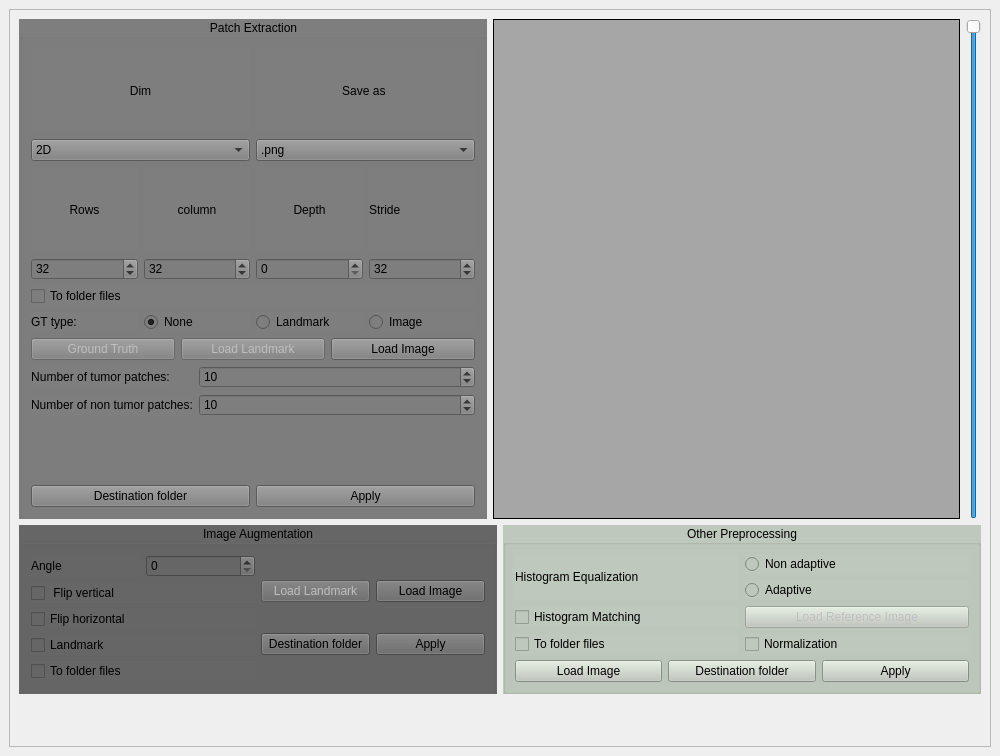
<?xml version="1.0" encoding="UTF-8"?>
<ui version="4.0">
 <class>MainWindow</class>
 <widget class="QMainWindow" name="MainWindow">
  <property name="geometry">
   <rect>
    <x>0</x>
    <y>0</y>
    <width>1000</width>
    <height>756</height>
   </rect>
  </property>
  <property name="windowTitle">
   <string>MainWindow</string>
  </property>
  <property name="tabShape">
   <enum>QTabWidget::Triangular</enum>
  </property>
  <widget class="QWidget" name="centralwidget">
   <layout class="QHBoxLayout" name="horizontalLayout_7">
    <item>
     <widget class="QFrame" name="PatchExtractionFrame">
      <property name="frameShape">
       <enum>QFrame::StyledPanel</enum>
      </property>
      <property name="frameShadow">
       <enum>QFrame::Raised</enum>
      </property>
      <layout class="QVBoxLayout" name="verticalLayout_15">
       <item>
        <layout class="QHBoxLayout" name="horizontalLayout_13">
         <item>
          <widget class="QGroupBox" name="groupBox">
           <property name="styleSheet">
            <string notr="true">font: 14pt &quot;Sans Serif&quot;;
text-align: center;
background-color: rgb(126, 126, 126);</string>
           </property>
           <property name="title">
            <string>Patch Extraction</string>
           </property>
           <property name="alignment">
            <set>Qt::AlignCenter</set>
           </property>
           <layout class="QVBoxLayout" name="verticalLayout_14">
            <item>
             <layout class="QHBoxLayout" name="horizontalLayout_11">
              <item>
               <layout class="QVBoxLayout" name="verticalLayout_6">
                <item>
                 <widget class="QLabel" name="label_3">
                  <property name="styleSheet">
                   <string notr="true">font: 14pt &quot;Sans Serif&quot;;</string>
                  </property>
                  <property name="text">
                   <string>Dim</string>
                  </property>
                  <property name="alignment">
                   <set>Qt::AlignCenter</set>
                  </property>
                 </widget>
                </item>
                <item>
                 <widget class="QComboBox" name="patch_type_comboBox">
                  <property name="currentIndex">
                   <number>0</number>
                  </property>
                  <item>
                   <property name="text">
                    <string>2D</string>
                   </property>
                  </item>
                  <item>
                   <property name="text">
                    <string>3D</string>
                   </property>
                  </item>
                  <item>
                   <property name="text">
                    <string>2.5D</string>
                   </property>
                  </item>
                 </widget>
                </item>
               </layout>
              </item>
              <item>
               <layout class="QVBoxLayout" name="verticalLayout_11">
                <item>
                 <widget class="QLabel" name="label_8">
                  <property name="styleSheet">
                   <string notr="true">font: 14pt &quot;Sans Serif&quot;;</string>
                  </property>
                  <property name="text">
                   <string>Save as </string>
                  </property>
                  <property name="alignment">
                   <set>Qt::AlignCenter</set>
                  </property>
                 </widget>
                </item>
                <item>
                 <widget class="QComboBox" name="p_save_file_type_comboBox">
                  <property name="currentIndex">
                   <number>0</number>
                  </property>
                  <item>
                   <property name="text">
                    <string>.png</string>
                   </property>
                  </item>
                  <item>
                   <property name="text">
                    <string>.npy</string>
                   </property>
                  </item>
                 </widget>
                </item>
               </layout>
              </item>
             </layout>
            </item>
            <item>
             <layout class="QVBoxLayout" name="verticalLayout_10">
              <item>
               <layout class="QHBoxLayout" name="horizontalLayout">
                <item>
                 <layout class="QVBoxLayout" name="verticalLayout_7">
                  <item>
                   <widget class="QLabel" name="label_5">
                    <property name="text">
                     <string>Rows</string>
                    </property>
                    <property name="alignment">
                     <set>Qt::AlignCenter</set>
                    </property>
                   </widget>
                  </item>
                  <item>
                   <widget class="QSpinBox" name="patch_row">
                    <property name="value">
                     <number>32</number>
                    </property>
                   </widget>
                  </item>
                 </layout>
                </item>
                <item>
                 <layout class="QVBoxLayout" name="verticalLayout_8">
                  <item>
                   <widget class="QLabel" name="label_6">
                    <property name="text">
                     <string>column</string>
                    </property>
                    <property name="alignment">
                     <set>Qt::AlignCenter</set>
                    </property>
                   </widget>
                  </item>
                  <item>
                   <widget class="QSpinBox" name="patch_col">
                    <property name="value">
                     <number>32</number>
                    </property>
                   </widget>
                  </item>
                 </layout>
                </item>
                <item>
                 <layout class="QVBoxLayout" name="verticalLayout_9">
                  <item>
                   <widget class="QLabel" name="label">
                    <property name="text">
                     <string>Depth</string>
                    </property>
                    <property name="alignment">
                     <set>Qt::AlignCenter</set>
                    </property>
                   </widget>
                  </item>
                  <item>
                   <widget class="QSpinBox" name="patch_depth"/>
                  </item>
                 </layout>
                </item>
                <item>
                 <layout class="QVBoxLayout" name="verticalLayout_4">
                  <item>
                   <widget class="QLabel" name="label_13">
                    <property name="text">
                     <string>Stride</string>
                    </property>
                   </widget>
                  </item>
                  <item>
                   <widget class="QSpinBox" name="stride_spinBox">
                    <property name="value">
                     <number>32</number>
                    </property>
                   </widget>
                  </item>
                 </layout>
                </item>
               </layout>
              </item>
             </layout>
            </item>
            <item>
             <widget class="QCheckBox" name="apply_to_folder_patchextratcion_checkBox">
              <property name="text">
               <string>To folder files</string>
              </property>
             </widget>
            </item>
            <item>
             <layout class="QHBoxLayout" name="horizontalLayout_9">
              <item>
               <widget class="QLabel" name="label_12">
                <property name="text">
                 <string>GT type:</string>
                </property>
               </widget>
              </item>
              <item>
               <widget class="QRadioButton" name="none_gt_radioButton">
                <property name="text">
                 <string>None</string>
                </property>
                <property name="checked">
                 <bool>true</bool>
                </property>
               </widget>
              </item>
              <item>
               <widget class="QRadioButton" name="landmark_gt_radioButton">
                <property name="text">
                 <string>Landmark</string>
                </property>
                <property name="checked">
                 <bool>false</bool>
                </property>
               </widget>
              </item>
              <item>
               <widget class="QRadioButton" name="mask_gt_radioButton">
                <property name="text">
                 <string>Image</string>
                </property>
               </widget>
              </item>
             </layout>
            </item>
            <item>
             <layout class="QHBoxLayout" name="horizontalLayout_12">
              <item>
               <widget class="QPushButton" name="gt_mask_btn">
                <property name="enabled">
                 <bool>false</bool>
                </property>
                <property name="text">
                 <string>Ground Truth</string>
                </property>
               </widget>
              </item>
              <item>
               <widget class="QPushButton" name="load_landmarks_btn">
                <property name="enabled">
                 <bool>false</bool>
                </property>
                <property name="text">
                 <string>Load Landmark</string>
                </property>
               </widget>
              </item>
              <item>
               <widget class="QPushButton" name="patch_generation_load_btn">
                <property name="sizePolicy">
                 <sizepolicy hsizetype="Preferred" vsizetype="Fixed">
                  <horstretch>0</horstretch>
                  <verstretch>0</verstretch>
                 </sizepolicy>
                </property>
                <property name="text">
                 <string>Load Image</string>
                </property>
               </widget>
              </item>
             </layout>
            </item>
            <item>
             <layout class="QFormLayout" name="formLayout_2">
              <item row="0" column="0">
               <widget class="QLabel" name="label_9">
                <property name="text">
                 <string>Number of tumor patches:</string>
                </property>
                <property name="alignment">
                 <set>Qt::AlignCenter</set>
                </property>
               </widget>
              </item>
              <item row="0" column="1">
               <widget class="QSpinBox" name="num_tumor_patches">
                <property name="value">
                 <number>10</number>
                </property>
               </widget>
              </item>
              <item row="1" column="0">
               <widget class="QLabel" name="label_10">
                <property name="text">
                 <string>Number of non tumor patches:</string>
                </property>
                <property name="alignment">
                 <set>Qt::AlignCenter</set>
                </property>
               </widget>
              </item>
              <item row="1" column="1">
               <widget class="QSpinBox" name="num_ntumor_patches">
                <property name="value">
                 <number>10</number>
                </property>
               </widget>
              </item>
             </layout>
            </item>
            <item>
             <layout class="QHBoxLayout" name="horizontalLayout_5">
              <item>
               <widget class="QPushButton" name="select_patch_saving_folder_btn">
                <property name="text">
                 <string>Destination folder</string>
                </property>
               </widget>
              </item>
              <item>
               <widget class="QPushButton" name="extract_patches_btn">
                <property name="text">
                 <string>Apply</string>
                </property>
               </widget>
              </item>
             </layout>
            </item>
           </layout>
          </widget>
         </item>
         <item>
          <widget class="QLabel" name="label1">
           <property name="sizePolicy">
            <sizepolicy hsizetype="Preferred" vsizetype="Preferred">
             <horstretch>0</horstretch>
             <verstretch>0</verstretch>
            </sizepolicy>
           </property>
           <property name="mouseTracking">
            <bool>true</bool>
           </property>
           <property name="styleSheet">
            <string notr="true">background-color: rgb(68, 68, 68);
background-color: rgb(166, 166, 166);</string>
           </property>
           <property name="frameShape">
            <enum>QFrame::Box</enum>
           </property>
           <property name="text">
            <string/>
           </property>
           <property name="scaledContents">
            <bool>true</bool>
           </property>
           <property name="alignment">
            <set>Qt::AlignCenter</set>
           </property>
          </widget>
         </item>
         <item>
          <widget class="QSlider" name="slider">
           <property name="maximum">
            <number>0</number>
           </property>
           <property name="orientation">
            <enum>Qt::Vertical</enum>
           </property>
          </widget>
         </item>
        </layout>
       </item>
       <item>
        <layout class="QHBoxLayout" name="horizontalLayout_8">
         <item>
          <widget class="QGroupBox" name="groupBox_2">
           <property name="styleSheet">
            <string notr="true">font: 14pt &quot;Sans Serif&quot;;
background-color: rgb(102, 102, 102);</string>
           </property>
           <property name="title">
            <string>Image Augmentation</string>
           </property>
           <property name="alignment">
            <set>Qt::AlignCenter</set>
           </property>
           <layout class="QVBoxLayout" name="verticalLayout_13">
            <item>
             <layout class="QHBoxLayout" name="horizontalLayout_16">
              <item>
               <layout class="QVBoxLayout" name="verticalLayout_2">
                <item>
                 <layout class="QHBoxLayout" name="horizontalLayout_15">
                  <item>
                   <widget class="QLabel" name="label_4">
                    <property name="styleSheet">
                     <string notr="true">font: 14pt &quot;Sans Serif&quot;;</string>
                    </property>
                    <property name="text">
                     <string>Angle</string>
                    </property>
                   </widget>
                  </item>
                  <item>
                   <widget class="QSpinBox" name="rotation_angle_spinBox"/>
                  </item>
                 </layout>
                </item>
                <item>
                 <widget class="QCheckBox" name="flip_vertical_checkBox">
                  <property name="text">
                   <string> Flip vertical</string>
                  </property>
                 </widget>
                </item>
                <item>
                 <widget class="QCheckBox" name="flip_horizontal_checkBox">
                  <property name="text">
                   <string>Flip horizontal</string>
                  </property>
                 </widget>
                </item>
                <item>
                 <widget class="QCheckBox" name="load_aug_landmark_checkBox">
                  <property name="text">
                   <string>Landmark</string>
                  </property>
                 </widget>
                </item>
                <item>
                 <widget class="QCheckBox" name="apply_to_folder_aug_checkBox">
                  <property name="text">
                   <string>To folder files</string>
                  </property>
                 </widget>
                </item>
               </layout>
              </item>
              <item>
               <layout class="QVBoxLayout" name="verticalLayout">
                <item>
                 <layout class="QHBoxLayout" name="horizontalLayout_3">
                  <item>
                   <widget class="QPushButton" name="aug_load_landmarks_btn">
                    <property name="enabled">
                     <bool>false</bool>
                    </property>
                    <property name="text">
                     <string>Load Landmark</string>
                    </property>
                   </widget>
                  </item>
                  <item>
                   <widget class="QPushButton" name="aug_load_img_btn">
                    <property name="text">
                     <string>Load Image</string>
                    </property>
                   </widget>
                  </item>
                 </layout>
                </item>
                <item>
                 <layout class="QHBoxLayout" name="horizontalLayout_4">
                  <item>
                   <widget class="QPushButton" name="aug_dst_folder_btn">
                    <property name="text">
                     <string>Destination folder</string>
                    </property>
                   </widget>
                  </item>
                  <item>
                   <widget class="QPushButton" name="aug_apply_btn">
                    <property name="text">
                     <string>Apply</string>
                    </property>
                   </widget>
                  </item>
                 </layout>
                </item>
               </layout>
              </item>
             </layout>
            </item>
           </layout>
          </widget>
         </item>
         <item>
          <widget class="QGroupBox" name="groupBox_3">
           <property name="styleSheet">
            <string notr="true">font: 14pt &quot;Sans Serif&quot;;
background-color: rgb(191, 200, 188);</string>
           </property>
           <property name="title">
            <string>Other Preprocessing</string>
           </property>
           <property name="alignment">
            <set>Qt::AlignCenter</set>
           </property>
           <layout class="QVBoxLayout" name="verticalLayout_5">
            <item>
             <layout class="QHBoxLayout" name="horizontalLayout_6">
              <item>
               <widget class="QLabel" name="label_11">
                <property name="text">
                 <string>Histogram Equalization</string>
                </property>
               </widget>
              </item>
              <item>
               <layout class="QVBoxLayout" name="verticalLayout_3">
                <item>
                 <widget class="QRadioButton" name="histogram_equa_radio_btn">
                  <property name="text">
                   <string>Non adaptive</string>
                  </property>
                 </widget>
                </item>
                <item>
                 <widget class="QRadioButton" name="adap_histogram_equa_radio_btn">
                  <property name="text">
                   <string>Adaptive</string>
                  </property>
                 </widget>
                </item>
               </layout>
              </item>
             </layout>
            </item>
            <item>
             <layout class="QHBoxLayout" name="horizontalLayout_10">
              <item>
               <widget class="QCheckBox" name="hist_match_checkBox">
                <property name="text">
                 <string>Histogram Matching</string>
                </property>
               </widget>
              </item>
              <item>
               <widget class="QPushButton" name="load_ref_img_btn">
                <property name="enabled">
                 <bool>false</bool>
                </property>
                <property name="text">
                 <string>Load Reference Image</string>
                </property>
               </widget>
              </item>
             </layout>
            </item>
            <item>
             <layout class="QHBoxLayout" name="horizontalLayout_14">
              <item>
               <widget class="QCheckBox" name="apply_to_folder_otherprepro_checkBox">
                <property name="text">
                 <string>To folder files</string>
                </property>
               </widget>
              </item>
              <item>
               <widget class="QCheckBox" name="normalization_checkBox">
                <property name="text">
                 <string>Normalization</string>
                </property>
               </widget>
              </item>
             </layout>
            </item>
            <item>
             <layout class="QHBoxLayout" name="horizontalLayout_2">
              <item>
               <widget class="QPushButton" name="otherpreprocessing_load_img_btn">
                <property name="text">
                 <string>Load Image</string>
                </property>
               </widget>
              </item>
              <item>
               <widget class="QPushButton" name="otherpreprocessing_dst_folder_btn">
                <property name="text">
                 <string>Destination folder</string>
                </property>
               </widget>
              </item>
              <item>
               <widget class="QPushButton" name="otherpreprocessing_apply_btn">
                <property name="text">
                 <string>Apply</string>
                </property>
               </widget>
              </item>
             </layout>
            </item>
           </layout>
          </widget>
         </item>
        </layout>
       </item>
       <item>
        <layout class="QVBoxLayout" name="verticalLayout_12">
         <item>
          <spacer name="verticalSpacer">
           <property name="orientation">
            <enum>Qt::Vertical</enum>
           </property>
           <property name="sizeType">
            <enum>QSizePolicy::Fixed</enum>
           </property>
           <property name="sizeHint" stdset="0">
            <size>
             <width>20</width>
             <height>15</height>
            </size>
           </property>
          </spacer>
         </item>
         <item>
          <widget class="QLabel" name="statuslabel">
           <property name="font">
            <font>
             <family>Sans Serif</family>
             <pointsize>12</pointsize>
             <weight>50</weight>
             <italic>false</italic>
             <bold>false</bold>
            </font>
           </property>
           <property name="styleSheet">
            <string notr="true">font: 12pt &quot;Sans Serif&quot;;</string>
           </property>
           <property name="text">
            <string/>
           </property>
           <property name="alignment">
            <set>Qt::AlignCenter</set>
           </property>
          </widget>
         </item>
        </layout>
       </item>
      </layout>
     </widget>
    </item>
   </layout>
  </widget>
  <widget class="QMenuBar" name="menubar">
   <property name="geometry">
    <rect>
     <x>0</x>
     <y>0</y>
     <width>1000</width>
     <height>20</height>
    </rect>
   </property>
  </widget>
  <action name="actionPatch_generate">
   <property name="text">
    <string>patch generate</string>
   </property>
   <property name="font">
    <font>
     <pointsize>12</pointsize>
     <weight>75</weight>
     <bold>true</bold>
    </font>
   </property>
  </action>
  <action name="actionAugment">
   <property name="text">
    <string>augment</string>
   </property>
  </action>
  <action name="actionOpen_image">
   <property name="text">
    <string>load image</string>
   </property>
   <property name="iconText">
    <string>open image</string>
   </property>
   <property name="font">
    <font>
     <pointsize>12</pointsize>
     <weight>50</weight>
     <bold>false</bold>
    </font>
   </property>
   <property name="shortcut">
    <string>Ctrl+O</string>
   </property>
  </action>
  <action name="actionLoad_landmark">
   <property name="text">
    <string>load landmark</string>
   </property>
   <property name="font">
    <font>
     <pointsize>12</pointsize>
     <weight>50</weight>
     <bold>false</bold>
    </font>
   </property>
  </action>
  <action name="actionQuit">
   <property name="text">
    <string>save</string>
   </property>
   <property name="font">
    <font>
     <pointsize>12</pointsize>
    </font>
   </property>
  </action>
  <action name="actionAbout_Patch_Generation">
   <property name="text">
    <string>About Patch Generation</string>
   </property>
  </action>
  <action name="actionAbout_Image_Augmentation">
   <property name="text">
    <string>About Image Augmentation</string>
   </property>
  </action>
  <action name="actionQuitapplication">
   <property name="text">
    <string>quit</string>
   </property>
   <property name="font">
    <font>
     <pointsize>12</pointsize>
    </font>
   </property>
  </action>
 </widget>
 <resources>
  <include location="resources/rsc.qrc"/>
 </resources>
 <connections/>
</ui>
